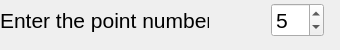
        <widget class="QWidget" name="attackbypointpage">
         <widget class="QWidget" name="gridLayoutWidget_6">
          <property name="geometry">
           <rect>
            <x>0</x>
            <y>0</y>
            <width>331</width>
            <height>41</height>
           </rect>
          </property>
          <layout class="QGridLayout" name="gridLayout_7">
           <property name="leftMargin">
            <number>0</number>
           </property>
           <property name="topMargin">
            <number>0</number>
           </property>
           <property name="rightMargin">
            <number>7</number>
           </property>
           <property name="horizontalSpacing">
            <number>62</number>
           </property>
           <property name="verticalSpacing">
            <number>14</number>
           </property>
           <item row="0" column="2">
            <widget class="QSpinBox" name="point_num">
             <property name="font">
              <font>
               <pointsize>16</pointsize>
              </font>
             </property>
             <property name="value">
              <number>5</number>
             </property>
            </widget>
           </item>
           <item row="0" column="1">
            <widget class="QLabel" name="label_33">
             <property name="font">
              <font>
               <pointsize>16</pointsize>
              </font>
             </property>
             <property name="text">
              <string>Enter the point number:</string>
             </property>
            </widget>
           </item>
          </layout>
         </widget>
        </widget>
